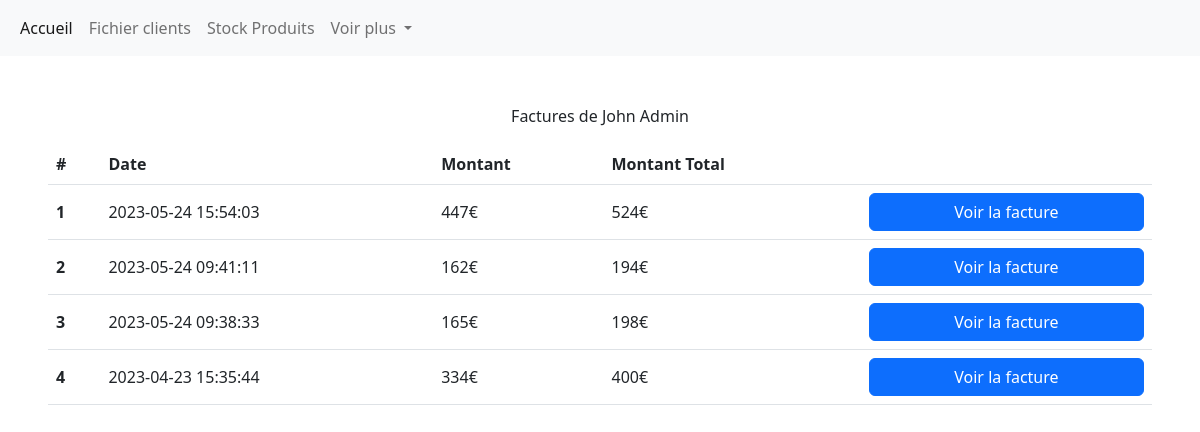
The page /Customers/invoiceByCustomer/1 (signed in) on the database as committed earlier.
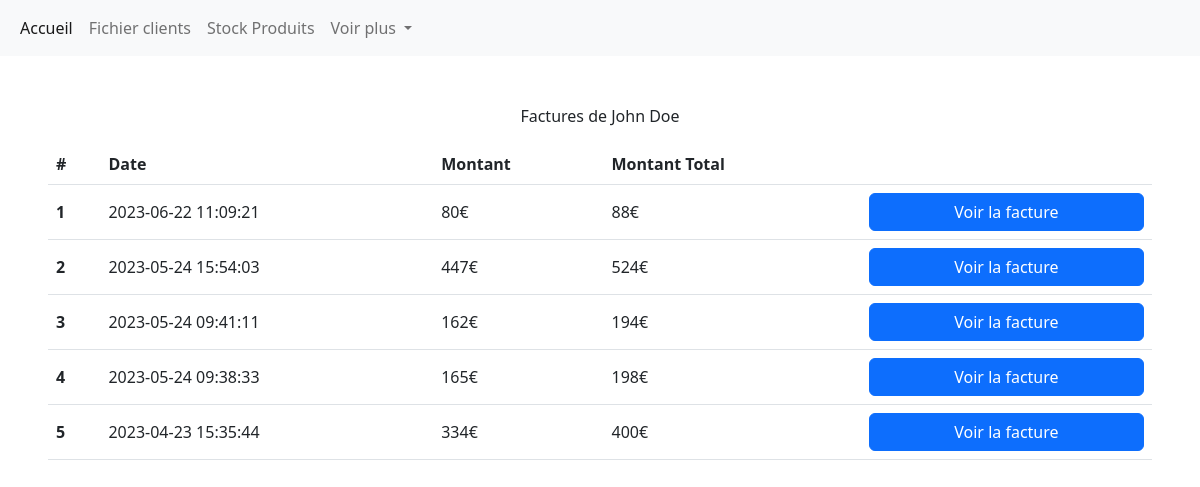
The same page on the database as committed later.
### tables this page shows
CREATE TABLE `customers` (
  `id` int(11) NOT NULL,
  `firstname` varchar(255) NOT NULL,
  `lastname` varchar(255) NOT NULL,
  `address` varchar(255) NOT NULL,
  `additional_address` varchar(255) DEFAULT NULL,
  `zip_code` varchar(5) NOT NULL,
  `city` varchar(128) NOT NULL,
  `email` varchar(255) NOT NULL,
  `phone_number` varchar(10) DEFAULT NULL
);

CREATE TABLE `invoices` (
  `id` int(11) NOT NULL,
  `customer_id` int(11) NOT NULL,
  `user_id` int(11) NOT NULL,
  `creation_date` datetime NOT NULL DEFAULT CURRENT_TIMESTAMP,
  `amount_et` int(11) NOT NULL,
  `amount_it` int(11) NOT NULL
);

### utils/Render.php (called while the page is built, shortened)
<?php
class Render
{
    public static function render(string $path, array $var = [])
    {
        extract($var);
        require('views/' . $path .  '.phtml');
        require('views/layout.phtml');
    }
}

### controllers/CustomersController.php (called while the page is built, shortened)
<?php
class CustomersController extends Controller
{
    protected $invoice;
    public function __construct()
    {
        $this->invoice = new InvoiceRepository();
    }
    public function invoiceByCustomer(int $customerId)
    {
        $customer = $this->model->find($customerId);
        $invoiceData = $this->invoice->invoiceData($customerId);
        Render::render("invoiceByCustomer", compact("pageTitle", "customer", "invoiceData"));
    }
}

### index.php (called while the page is built, shortened)
<?php
require_once "config/Autoloader.php";
$route = new Routing();
$route->get();

### controllers/Controller.php (called while the page is built, shortened)
<?php
abstract class Controller
{
    public function __construct()
    {
        $this->model = new $this->modelName();
    }
}

### config/Autoloader.php (called while the page is built, shortened)
<?php
class Autoloader
{
    public static function Autoload()
    {
        spl_autoload_register(function ($classname) {
            $classname = str_replace("\\", "/", $classname);
        });
    }
}

### config/Database.php (called while the page is built, shortened)
<?php
class Database
{
    private static $instance = NULL;
    public static function getPdo(): PDO
    {
        if (self::$instance === NULL) {
            self::$instance = new PDO('mysql:host=localhost;dbname=pedale_joyeuse;charset=utf8', 'root', 'root', [
                PDO::ATTR_ERRMODE => PDO::ERRMODE_EXCEPTION,
                PDO::ATTR_DEFAULT_FETCH_MODE => PDO::FETCH_ASSOC
            ]);
        }
        return self::$instance;
    }
}

### models/Model.php (called while the page is built, shortened)
<?php
abstract class Model
{
    protected PDO $pdo;
    protected string $table;
    public function __construct()
    {
        $this->pdo = \config\Database::getpdo();
    }
    public function find(int $id)
    {
        $query = $this->pdo->prepare("SELECT * FROM {$this->table} WHERE id = :id");
        $query->execute(['id' => $id]);
        return $query->fetch();
    }
}

### models/InvoiceRepository.php (called while the page is built, shortened)
<?php
class InvoiceRepository extends Model
{
    protected string $table = "invoices";
    public function invoiceData(int $customerId)
    {
        $query = $this->pdo->prepare("SELECT *
        FROM {$this->table}
        WHERE customer_id = :customerId
        ORDER BY creation_date DESC");
        $query->execute([
            'customerId' => $customerId
        ]);
        return $query->fetchAll();
    }
}

### views/invoiceByCustomer.phtml (the view)
<p class=text-center>Factures de <?= $customer['firstname'] . " " . $customer['lastname'] ?></p>
<table class="table">
        <thead>
            <tr class="align-middle">
                <th scope="col">#</th>
                <th scope="col">Date</th>
                <th scope="col">Montant</th>
                <th scope="col">Montant Total</th>
                <th scope="col"></th>
            </tr>
        </thead>
        <tbody>
            <?php
            $i = 1;
            foreach ($invoiceData as $invoice) : ?>
                <tr class="align-middle">
                    <th scope="row"><?= $i ?></th>
                    <td><?= $invoice['creation_date'] ?></td>
                    <td><?= $invoice['amount_et'] ?>€</td>
                    <td><?= $invoice['amount_it'] ?>€</td>
                    <td class="text-end"><a href="/pedaleJoyeuse/Invoice/displayInvoice/<?= $invoice['id'] ?>" type="button" class="btn btn-primary w-100">Voir la facture</button></td>
                </tr>
            <?php
        $i++;
        endforeach; ?>
        </tbody>
    </table>

Rows that differ between the two databases and show on the page:
changed customers "John": lastname "Admin" → "Doe"
added invoices: creation_date "2023-06-22 11:09:21", amount_et "80", amount_it "88"
